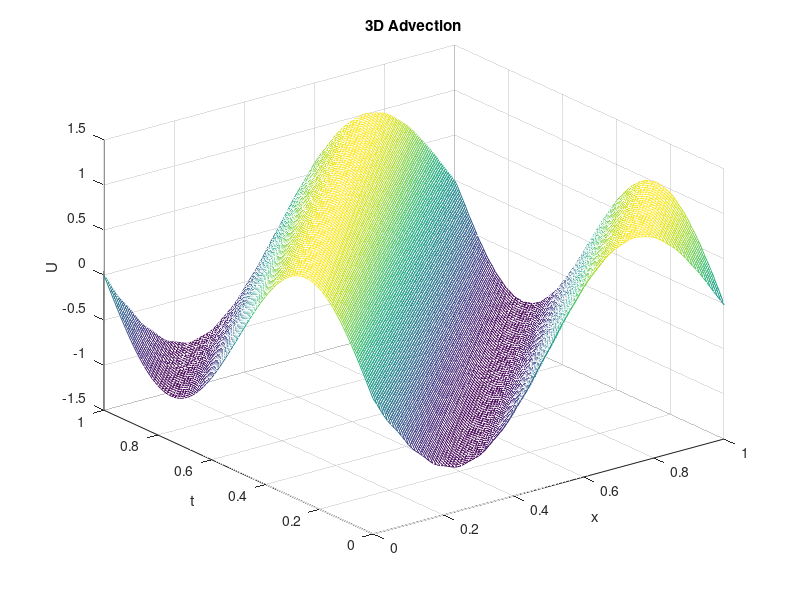
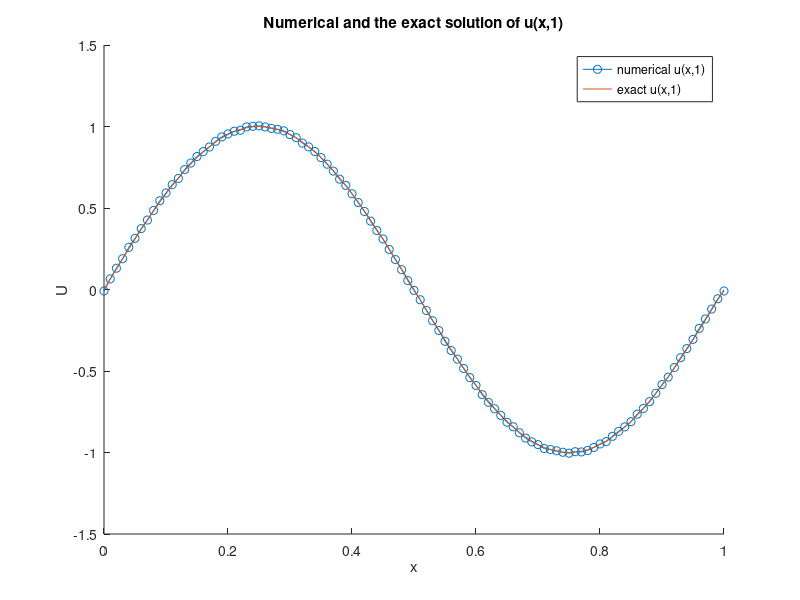

These figures' MATLAB source, in order:
T = 1;
dx = 0.01;
xspan = 0:dx:1;
m = length(xspan);
% suppose we have 100 time steps
n = 100;
dt = T/n;
tspan = 0:dt:T;

u0 = @(x) sin(2*pi.*x);

U = zeros(m,n+1);
U(:,1) = u0(xspan); % initial condition, t = 0

Y1 = zeros(m,1);
Y2 = zeros(m,1);
Y3 = zeros(m,1);
Y4 = zeros(m,1);
Unew = zeros(m,1);

for j = 1:n
    
    Y1 = U(:,j);

    Y2(2:m-1) = Y1(2:m-1) + dt/2*(-(Y1(3:m)-Y1(1:m-2))/(2*dx));
    Y2(1) = Y1(1) + dt/2*((Y1(2)-Y1(m-1))/(2*dx));
    Y2(m)=Y2(1);
    

    Y3(2:m-1) = Y1(2:m-1) + dt/2*(-(Y2(3:m)-Y2(1:m-2))/(2*dx));
    Y3(1) = Y1(1) + dt/2*(-(Y2(2)-Y2(m-1))/(2*dx));
    Y3(m)=Y3(1); 

    Y4(2:m-1) = Y1(2:m-1) + dt*(-(Y3(3:m)-Y3(1:m-2))/(2*dx));
    Y4(1) = Y1(1) + dt*(-(Y3(2)-Y3(m-1))/(2*dx));
    Y4(m)=Y4(1);
    
 
    Unew(2:m-1) = U(2:m-1,j) + dt/6*((-(Y1(3:m)-Y1(1:m-2))/(2*dx))+...
        2*(-(Y2(3:m)-Y2(1:m-2))/(2*dx))+...
        2*(-(Y3(3:m)-Y3(1:m-2))/(2*dx))+(-(Y4(3:m)-Y4(1:m-2))/(2*dx)));
    Unew(1) = U(1,j) + dt/6*((-(Y1(2)-Y1(m-1))/(2*dx))+...
        2*(-(Y2(2)-Y2(m-1))/(2*dx))+...
        2*(-(Y3(2)-Y3(m-1))/(2*dx))+(-(Y4(2)-Y4(m-1))/(2*dx))); 
    Unew(m)=Unew(1);    
    U(:,j+1)=Unew;
end
% Generate a 3D graph
figure(1);
mesh(xspan,tspan,U(:,:))
xlabel('x')
ylabel('t')
zlabel('U')
title("3D Advection")
% Graph u(x,1) on a plane
figure(2);
hold off;
hold on;
plot(xspan,U(:,end),'-o')
plot(xspan, u0(xspan-T)) % Exact solution u0(x-T)
legend('numerical u(x,1)','exact u(x,1)')
title("Numerical and the exact solution of u(x,1)")
xlabel('x')
ylabel('U')
hold off;

